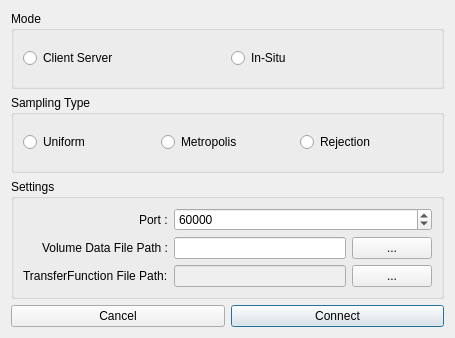
<?xml version="1.0" encoding="UTF-8"?>
<ui version="4.0">
 <class>Connect</class>
 <widget class="QDialog" name="Connect">
  <property name="geometry">
   <rect>
    <x>0</x>
    <y>0</y>
    <width>455</width>
    <height>338</height>
   </rect>
  </property>
  <property name="windowTitle">
   <string>Connect to server</string>
  </property>
  <layout class="QGridLayout" name="gridLayout">
   <item row="1" column="0" colspan="2">
    <widget class="QGroupBox" name="samplingGBox">
     <property name="title">
      <string>Sampling Type</string>
     </property>
     <layout class="QGridLayout" name="gridLayout_4">
      <item row="0" column="0">
       <widget class="QRadioButton" name="uniformRBtn">
        <property name="text">
         <string>Uniform</string>
        </property>
       </widget>
      </item>
      <item row="0" column="1">
       <widget class="QRadioButton" name="metropolisRBtn">
        <property name="text">
         <string>Metropolis</string>
        </property>
       </widget>
      </item>
      <item row="0" column="2">
       <widget class="QRadioButton" name="rejectionRBtn">
        <property name="text">
         <string>Rejection</string>
        </property>
       </widget>
      </item>
     </layout>
    </widget>
   </item>
   <item row="3" column="1">
    <widget class="QPushButton" name="connectPBtn">
     <property name="text">
      <string>Connect</string>
     </property>
    </widget>
   </item>
   <item row="0" column="0" colspan="2">
    <widget class="QGroupBox" name="modeGBox">
     <property name="title">
      <string>Mode</string>
     </property>
     <layout class="QGridLayout" name="gridLayout_2">
      <item row="0" column="0">
       <widget class="QRadioButton" name="clientServerRBtn">
        <property name="text">
         <string>Client Server</string>
        </property>
       </widget>
      </item>
      <item row="0" column="1">
       <widget class="QRadioButton" name="inSituRBtn">
        <property name="enabled">
         <bool>true</bool>
        </property>
        <property name="text">
         <string>In-Situ</string>
        </property>
       </widget>
      </item>
     </layout>
    </widget>
   </item>
   <item row="2" column="0" colspan="2">
    <widget class="QGroupBox" name="settingsGBox">
     <property name="title">
      <string>Settings</string>
     </property>
     <layout class="QGridLayout" name="gridLayout_3">
      <item row="1" column="0" alignment="Qt::AlignRight">
       <widget class="QLabel" name="portLbl">
        <property name="text">
         <string>Port :</string>
        </property>
       </widget>
      </item>
      <item row="3" column="2">
       <widget class="QPushButton" name="transferFunctionFilePathBrowsePBtn">
        <property name="text">
         <string>...</string>
        </property>
       </widget>
      </item>
      <item row="2" column="2">
       <widget class="QPushButton" name="volumeDataFilePathBrowsePBtn">
        <property name="text">
         <string>...</string>
        </property>
       </widget>
      </item>
      <item row="3" column="1">
       <widget class="QLineEdit" name="transferFunctionFilePathLEdit">
        <property name="enabled">
         <bool>false</bool>
        </property>
        <property name="text">
         <string/>
        </property>
       </widget>
      </item>
      <item row="2" column="1">
       <widget class="QLineEdit" name="volumeDataFilePathLEdit">
        <property name="enabled">
         <bool>true</bool>
        </property>
        <property name="text">
         <string/>
        </property>
       </widget>
      </item>
      <item row="3" column="0" alignment="Qt::AlignRight">
       <widget class="QLabel" name="transferFunctionFilePathLbl">
        <property name="text">
         <string>TransferFunction File Path:</string>
        </property>
       </widget>
      </item>
      <item row="1" column="1" colspan="2">
       <widget class="QSpinBox" name="portSBox">
        <property name="minimum">
         <number>49152</number>
        </property>
        <property name="maximum">
         <number>65535</number>
        </property>
        <property name="value">
         <number>60000</number>
        </property>
       </widget>
      </item>
      <item row="2" column="0" alignment="Qt::AlignRight">
       <widget class="QLabel" name="volumeDataFilePathLbl">
        <property name="text">
         <string>Volume Data File Path :</string>
        </property>
       </widget>
      </item>
     </layout>
    </widget>
   </item>
   <item row="3" column="0">
    <widget class="QPushButton" name="cancelPBtn">
     <property name="text">
      <string>Cancel</string>
     </property>
    </widget>
   </item>
  </layout>
 </widget>
 <resources/>
 <connections/>
</ui>
